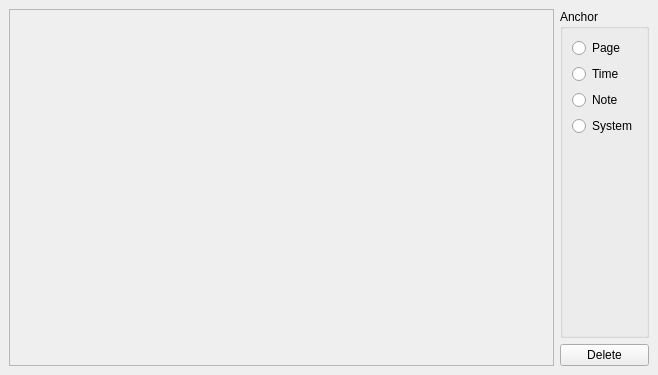
<ui version="4.0" >
 <class>SymbolDialogBase</class>
 <widget class="QWidget" name="SymbolDialogBase" >
  <property name="geometry" >
   <rect>
    <x>0</x>
    <y>0</y>
    <width>658</width>
    <height>375</height>
   </rect>
  </property>
  <property name="windowTitle" >
   <string>Form</string>
  </property>
  <layout class="QHBoxLayout" >
   <property name="spacing" >
    <number>6</number>
   </property>
   <property name="leftMargin" >
    <number>9</number>
   </property>
   <property name="topMargin" >
    <number>9</number>
   </property>
   <property name="rightMargin" >
    <number>9</number>
   </property>
   <property name="bottomMargin" >
    <number>9</number>
   </property>
   <item>
    <widget class="QFrame" name="frame" >
     <property name="sizePolicy" >
      <sizepolicy vsizetype="Expanding" hsizetype="Expanding" >
       <horstretch>0</horstretch>
       <verstretch>0</verstretch>
      </sizepolicy>
     </property>
     <property name="frameShape" >
      <enum>QFrame::StyledPanel</enum>
     </property>
     <property name="frameShadow" >
      <enum>QFrame::Raised</enum>
     </property>
    </widget>
   </item>
   <item>
    <layout class="QVBoxLayout" >
     <property name="spacing" >
      <number>6</number>
     </property>
     <property name="leftMargin" >
      <number>0</number>
     </property>
     <property name="topMargin" >
      <number>0</number>
     </property>
     <property name="rightMargin" >
      <number>0</number>
     </property>
     <property name="bottomMargin" >
      <number>0</number>
     </property>
     <item>
      <widget class="QGroupBox" name="groupBox" >
       <property name="sizePolicy" >
        <sizepolicy vsizetype="Expanding" hsizetype="Fixed" >
         <horstretch>0</horstretch>
         <verstretch>0</verstretch>
        </sizepolicy>
       </property>
       <property name="autoFillBackground" >
        <bool>false</bool>
       </property>
       <property name="title" >
        <string>Anchor</string>
       </property>
       <layout class="QVBoxLayout" >
        <property name="spacing" >
         <number>6</number>
        </property>
        <property name="leftMargin" >
         <number>9</number>
        </property>
        <property name="topMargin" >
         <number>9</number>
        </property>
        <property name="rightMargin" >
         <number>9</number>
        </property>
        <property name="bottomMargin" >
         <number>9</number>
        </property>
        <item>
         <widget class="QRadioButton" name="anchorPage" >
          <property name="text" >
           <string>Page</string>
          </property>
         </widget>
        </item>
        <item>
         <widget class="QRadioButton" name="anchorTime" >
          <property name="text" >
           <string>Time</string>
          </property>
         </widget>
        </item>
        <item>
         <widget class="QRadioButton" name="anchorNote" >
          <property name="text" >
           <string>Note</string>
          </property>
         </widget>
        </item>
        <item>
         <widget class="QRadioButton" name="anchorSystem" >
          <property name="text" >
           <string>System</string>
          </property>
         </widget>
        </item>
        <item>
         <spacer>
          <property name="orientation" >
           <enum>Qt::Vertical</enum>
          </property>
          <property name="sizeHint" >
           <size>
            <width>20</width>
            <height>40</height>
           </size>
          </property>
         </spacer>
        </item>
       </layout>
      </widget>
     </item>
     <item>
      <widget class="QPushButton" name="deleteButton" >
       <property name="text" >
        <string>Delete</string>
       </property>
      </widget>
     </item>
    </layout>
   </item>
  </layout>
 </widget>
 <resources/>
 <connections/>
</ui>
